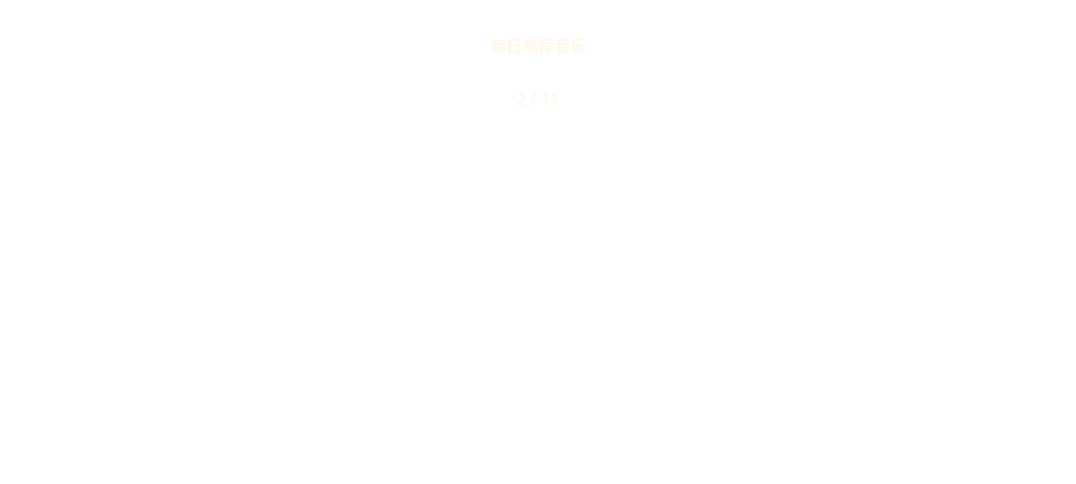
<?xml version="1.0" encoding="UTF-8"?>
<ui version="4.0">
 <class>recommend_music</class>
 <widget class="QWidget" name="recommend_music">
  <property name="geometry">
   <rect>
    <x>0</x>
    <y>0</y>
    <width>1076</width>
    <height>484</height>
   </rect>
  </property>
  <property name="minimumSize">
   <size>
    <width>1076</width>
    <height>484</height>
   </size>
  </property>
  <property name="windowTitle">
   <string>Form</string>
  </property>
  <property name="styleSheet">
   <string notr="true">*{
	/*background-color: rgba(255, 255, 255, 0.6);*/
	background-color: transparent;
	color: #fff8ea;
	border: 2px solid white;
	font-size: 16px;
	font-weight: 700;
	font-family: ZCOOL KuaiLe;
}

/*垂直滚动条样式*/
QScrollBar::add-line, QScrollBar::sub-line {
    width: 0;  /* 隐藏水平滚动条的箭头 */
    height: 0; /* 隐藏垂直滚动条的箭头 */
}
QScrollBar::add-page, QScrollBar::sub-page {
    background: transparent;
    /*background: rgba(255, 255, 255, 0.5);*/
	border: 0px;
	border-radius: 2px;
	padding-top: 2px;
    padding-bottom: 2px;
}
QScrollBar{
    width: 10px;
    border: 0px;
    border-radius: 5px;
	padding: 2px;
}
QScrollBar::handle{
	width: 4px;
	border-radius: 2px;
	/*background-color: #84ACD9;*/
	background-color: qlineargradient(x1: 0, y1: 0, x2: 0, y2: 1, stop: 0 #639AD4, stop: 1 #DE76A3);
}
QScrollBar::handle:hover{
	/*background-color: #75ACEB;*/
	background-color: qlineargradient(x1: 0, y1: 1, x2: 0, y2: 0, stop: 0 #639AD4, stop: 1 #DE76A3);
}
QScrollBar:vertical {
    border: none;          /* 去除滚动条整体边框 */
    background: transparent;  /* 背景透明（可选） */
}
QScrollArea .QWidget{
	border: none;
}
QScrollArea{
	padding-top: 5px;
	padding-bottom: 5px;
}
/*垂直滚动条样式*/

/*推荐页面通用样式*/
[recommend]{
	font-weight: 700;
	font-size: 30px;
}
[day]{
	font-size: 18px;
}
/*推荐页面通用样式*/</string>
  </property>
  <layout class="QVBoxLayout" name="verticalLayout">
   <property name="spacing">
    <number>10</number>
   </property>
   <property name="leftMargin">
    <number>15</number>
   </property>
   <property name="topMargin">
    <number>15</number>
   </property>
   <property name="rightMargin">
    <number>15</number>
   </property>
   <property name="bottomMargin">
    <number>15</number>
   </property>
   <item>
    <layout class="QHBoxLayout" name="horizontalLayout_11">
     <property name="spacing">
      <number>20</number>
     </property>
     <property name="leftMargin">
      <number>10</number>
     </property>
     <property name="topMargin">
      <number>10</number>
     </property>
     <property name="rightMargin">
      <number>10</number>
     </property>
     <property name="bottomMargin">
      <number>10</number>
     </property>
     <item>
      <spacer name="horizontalSpacer">
       <property name="orientation">
        <enum>Qt::Orientation::Horizontal</enum>
       </property>
       <property name="sizeHint" stdset="0">
        <size>
         <width>40</width>
         <height>20</height>
        </size>
       </property>
      </spacer>
     </item>
     <item>
      <layout class="QVBoxLayout" name="verticalLayout_8">
       <item>
        <widget class="QLabel" name="label">
         <property name="minimumSize">
          <size>
           <width>200</width>
           <height>40</height>
          </size>
         </property>
         <property name="styleSheet">
          <string notr="true"/>
         </property>
         <property name="text">
          <string>每日推荐音乐</string>
         </property>
         <property name="alignment">
          <set>Qt::AlignmentFlag::AlignCenter</set>
         </property>
         <property name="recommend" stdset="0">
          <string>-1</string>
         </property>
        </widget>
       </item>
       <item>
        <widget class="QLabel" name="day_lab">
         <property name="minimumSize">
          <size>
           <width>70</width>
           <height>20</height>
          </size>
         </property>
         <property name="styleSheet">
          <string notr="true"/>
         </property>
         <property name="text">
          <string>2 / 11</string>
         </property>
         <property name="alignment">
          <set>Qt::AlignmentFlag::AlignCenter</set>
         </property>
         <property name="day" stdset="0">
          <string>-1</string>
         </property>
        </widget>
       </item>
      </layout>
     </item>
     <item>
      <spacer name="horizontalSpacer_11">
       <property name="orientation">
        <enum>Qt::Orientation::Horizontal</enum>
       </property>
       <property name="sizeHint" stdset="0">
        <size>
         <width>40</width>
         <height>20</height>
        </size>
       </property>
      </spacer>
     </item>
    </layout>
   </item>
   <item>
    <widget class="QScrollArea" name="recommend_music_scroll_area">
     <property name="styleSheet">
      <string notr="true"/>
     </property>
     <property name="frameShadow">
      <enum>QFrame::Shadow::Sunken</enum>
     </property>
     <property name="lineWidth">
      <number>1</number>
     </property>
     <property name="horizontalScrollBarPolicy">
      <enum>Qt::ScrollBarPolicy::ScrollBarAlwaysOff</enum>
     </property>
     <property name="widgetResizable">
      <bool>true</bool>
     </property>
     <widget class="QWidget" name="scrollAreaWidgetContents_2">
      <property name="geometry">
       <rect>
        <x>0</x>
        <y>0</y>
        <width>1032</width>
        <height>340</height>
       </rect>
      </property>
      <layout class="QVBoxLayout" name="verticalLayout_15">
       <item>
        <layout class="QVBoxLayout" name="recommend_music_vertical_layout">
         <property name="spacing">
          <number>10</number>
         </property>
         <property name="topMargin">
          <number>10</number>
         </property>
         <property name="bottomMargin">
          <number>10</number>
         </property>
         <item>
          <spacer name="verticalSpacer_4">
           <property name="orientation">
            <enum>Qt::Orientation::Vertical</enum>
           </property>
           <property name="sizeHint" stdset="0">
            <size>
             <width>20</width>
             <height>40</height>
            </size>
           </property>
          </spacer>
         </item>
        </layout>
       </item>
      </layout>
     </widget>
    </widget>
   </item>
  </layout>
 </widget>
 <resources/>
 <connections/>
</ui>
